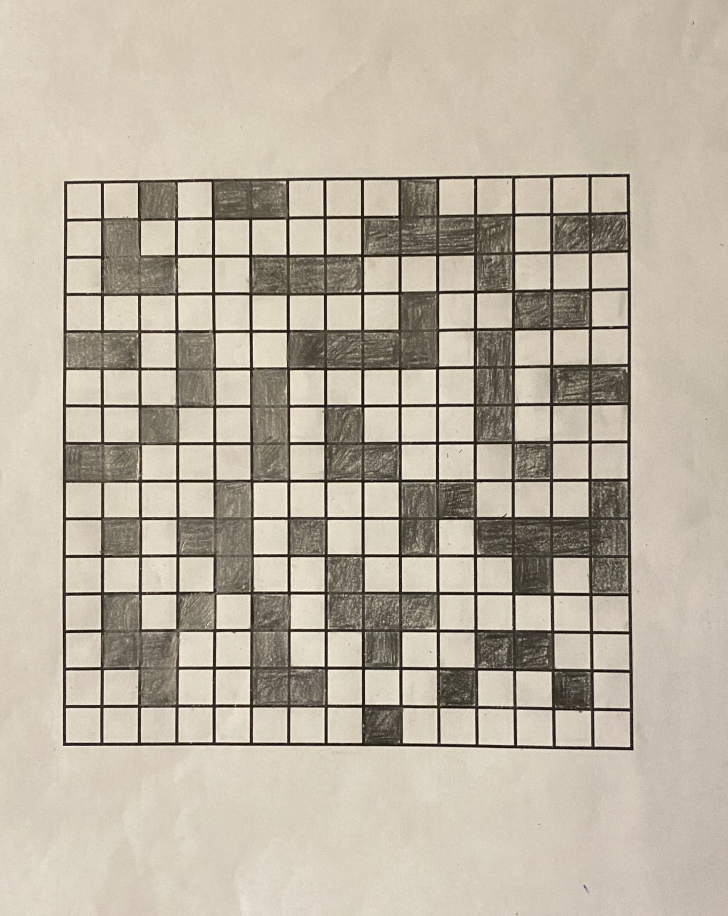
#> input picture grid.JPG, 2183 x 2747 px (shown at 1/3 size)
$ python main.py
#> lines starting #> are read from the running program, lines starting #| are printed output that depends on the picture; after the words box and inside, x2 and y2 are one past the last pixel; in counts of white or black regions, pixels touching at a corner belong together
### utils.py

def breadthFirstSearch(matrix, start, end):
    startRowIdx = start[0]
    startColIdx = start[1]
    endRowIdx = end[0]
    endColIdx = end[1]
    #[wall==1, row, col, visited==1, prev_row, prev_col]
    board = [[[matrix[row][col], row, col, 0, -1, -1] for col in range(0, len(matrix[0]))] for row in range(0, len(matrix))]
    start_node = board[startRowIdx][startColIdx]
    start_node[3] = 1
    queue = [start_node]
    success = False
    end_node = None
    while len(queue) > 0:
        node = queue[0]
        queue.pop(0)
        if endRowIdx == node[1] and endColIdx == node[2]:
            success = True
            end_node = node
            break

        if (node[2]-1) >= 0 and board[node[1]][node[2]-1][0] != 1 and board[node[1]][node[2]-1][3] != 1:
            next_node = board[node[1]][node[2]-1]
            next_node[4] = node[1]
            next_node[5] = node[2]
            next_node[3] = 1
            queue.append(next_node)
        if (node[2] + 1) < len(board[0]) and board[node[1]][node[2] + 1][0] != 1 and board[node[1]][node[2]+1][3] != 1:
            next_node = board[node[1]][node[2]+1]
            next_node[4] = node[1]
            next_node[5] = node[2]
            next_node[3] = 1
            queue.append(next_node)
        if (node[1] - 1) >= 0 and board[node[1]-1][node[2]][0] != 1 and board[node[1]-1][node[2]][3] != 1:
            next_node = board[node[1]-1][node[2]]
            next_node[4] = node[1]
            next_node[5] = node[2]
            next_node[3] = 1
            queue.append(next_node)
        if (node[1] + 1) < len(board[0]) and board[node[1]+1][node[2]][0] != 1 and board[node[1]+1][node[2]][3] != 1:
            next_node = board[node[1]+1][node[2]]
            next_node[4] = node[1]
            next_node[5] = node[2]
            next_node[3] = 1
            queue.append(next_node)
    if success:
        return create_path(board, end_node)
    return None


def create_path(board, node):
    # [wall==1, row, col, visited==1, prev_row, prev_col]
    # [[row,col]...]
    path_array = []
    while node[4] != -1:
        path_array.insert(0, [node[1], node[2]])
        node = board[node[4]][node[5]]
    path_array.insert(0, [node[1], node[2]])
    return path_array

### main.py
import cv2
import numpy as np
from utils import breadthFirstSearch


def get_shortest_path(matrix_rows=15, matrix_columns=15, start_row=0, start_col=0, end_row=14, end_col=14, file='grid.JPG'):
#> called with matrix_rows = 15, matrix_columns = 15, start_row = 14, start_col = 0, end_row = 0, end_col = 14, file = 'grid.JPG'
    img_height = matrix_rows*50
    img_width = matrix_columns*50
    img = cv2.imread(file, cv2.IMREAD_COLOR)
#> img is the input picture: shape (2747, 2183, 3); mean B, G, R 161.9, 177.9, 187.2
    img = cv2.resize(img, (img_width, img_height))
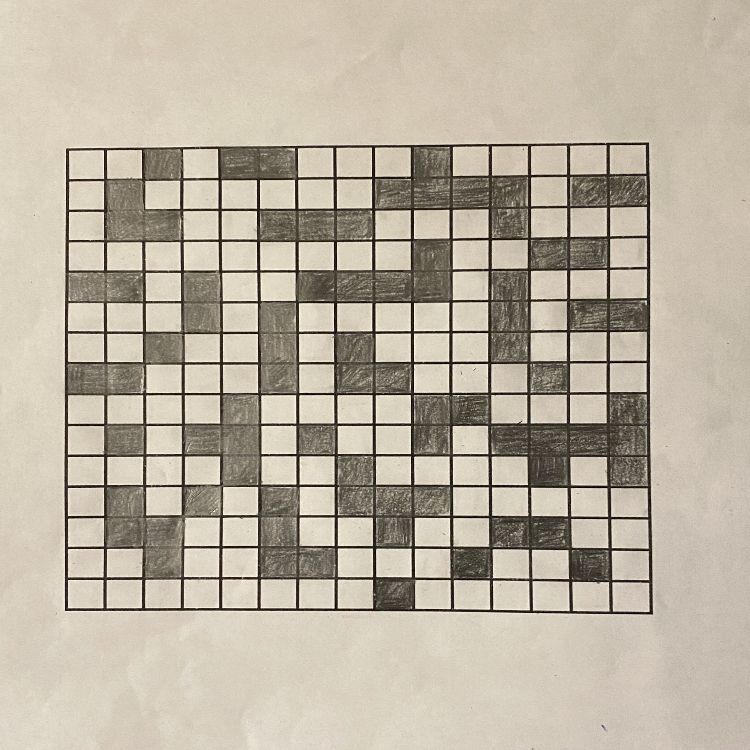
#> img: shape (750, 750, 3); mean B, G, R 161.8, 177.8, 187
    cv2.imshow('original', img)

    # Convert to binary image (Black/White)
    img_grey = cv2.cvtColor(img, cv2.COLOR_BGR2GRAY)
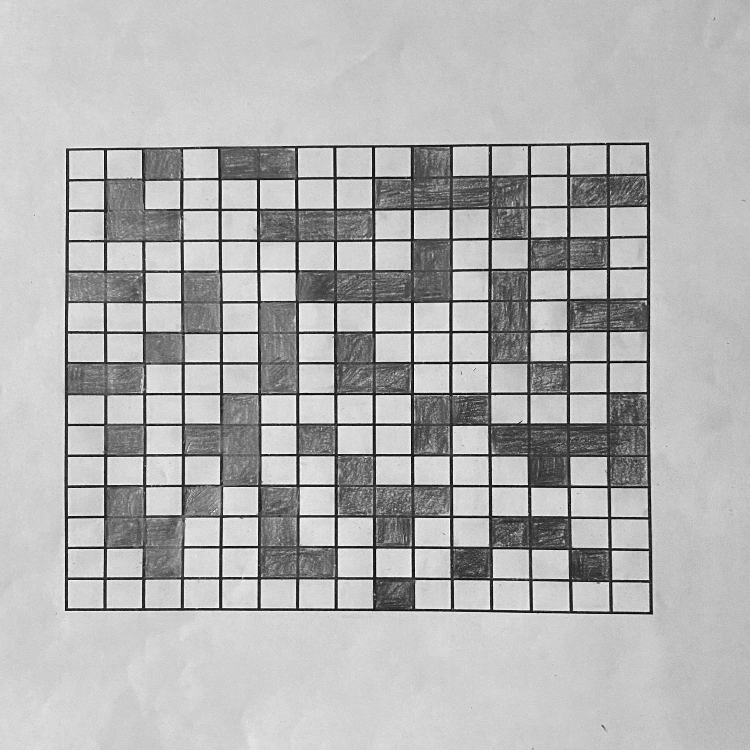
#> img_grey: shape (750, 750); min 3, max 252, mean 178.7
    img_thresh = cv2.adaptiveThreshold(img_grey, 255, cv2.ADAPTIVE_THRESH_GAUSSIAN_C, cv2.THRESH_BINARY_INV, 11, 2)
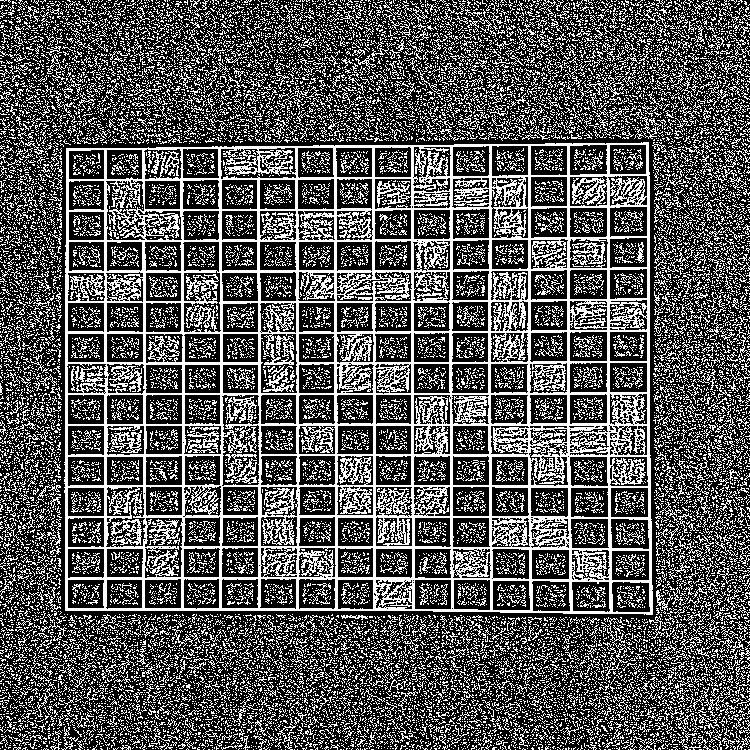
#> img_thresh: shape (750, 750); 33.6% white in thin lines or dots

    contours, hierarchy = cv2.findContours(img_thresh, cv2.RETR_EXTERNAL, cv2.CHAIN_APPROX_SIMPLE)
#> contours = 14682 contours, 14615 with area under 20; largest, box (x1, y1, x2, y2) and area: (64, 142, 653, 615) 271982, (601, 617, 628, 679) 77, (703, 686, 734, 718) 76, (355, 42, 396, 75) 66, (656, 590, 673, 611) 57

    biggest = np.array([])
    max_area = 0
    for i in contours:
        area = cv2.contourArea(i)
        if area > 50:
            peri = cv2.arcLength(i, True)
            approx = cv2.approxPolyDP(i, 0.02 * peri, True)
            if area > max_area and len(approx) == 4:
                biggest = approx
                max_area = area
#> this loop made 14682 passes
#> (area, peri) on pass 2555: (76.5, 280.6)
#> after the loop, biggest = [[648, 142], [66, 148], [65, 610], [652, 614]]; max_area = 271981.5

    def reorder(my_points):
        my_points = my_points.reshape((4, 2))
#> my_points = [[648, 142], [66, 148], [65, 610], [652, 614]]
        my_points_new = np.zeros((4, 1, 2), dtype=np.int32)
        add = my_points.sum(1)
#> add = [790, 214, 675, 1266]
        my_points_new[0] = my_points[np.argmin(add)]
        my_points_new[3] = my_points[np.argmax(add)]
        diff = np.diff(my_points, axis=1)
#> diff = [-506, 82, 545, -38]
        print(diff)
#| [[-506]
#|  [  82]
#|  [ 545]
#|  [ -38]]
        print(my_points)
#| [[648 142]
#|  [ 66 148]
#|  [ 65 610]
#|  [652 614]]
        my_points_new[1] = my_points[np.argmin(diff)]
        my_points_new[2] = my_points[np.argmax(diff)]
        return my_points_new

    biggest = reorder(biggest)
#> biggest = [[66, 148], [648, 142], [65, 610], [652, 614]]

    # cv2.drawContours(img, contours, -1, (0, 0, 255), 3)
    # cv2.drawContours(img, biggest, -1, (0, 255, 0), 20)

    points_initial = np.float32(biggest)
#> points_initial = [[66, 148], [648, 142], [65, 610], [652, 614]]
    point_end = np.float32([[0, 0], [img_width, 0], [0, img_height], [img_width, img_height]])

    transfer_matrix = cv2.getPerspectiveTransform(points_initial, point_end)
#> transfer_matrix = [[1.32, 0.00286, -87.76], [0.017, 1.65, -244.7], [3.74e-05, 1.85e-05, 1]]
    img = cv2.warpPerspective(img, transfer_matrix, (img_width, img_height))
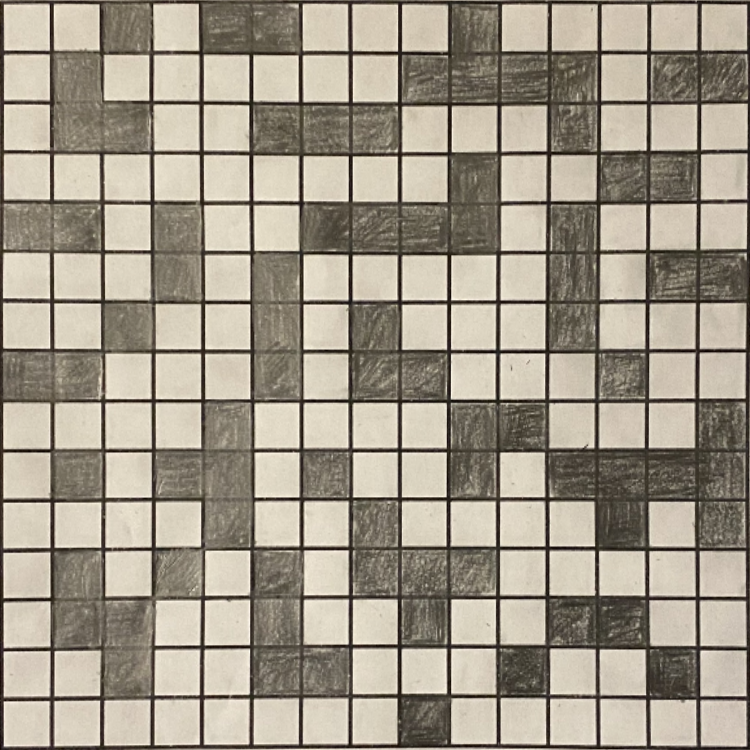
#> img: shape (750, 750, 3); mean B, G, R 138.6, 153.8, 162.2

    grey = cv2.cvtColor(img, cv2.COLOR_BGR2GRAY)
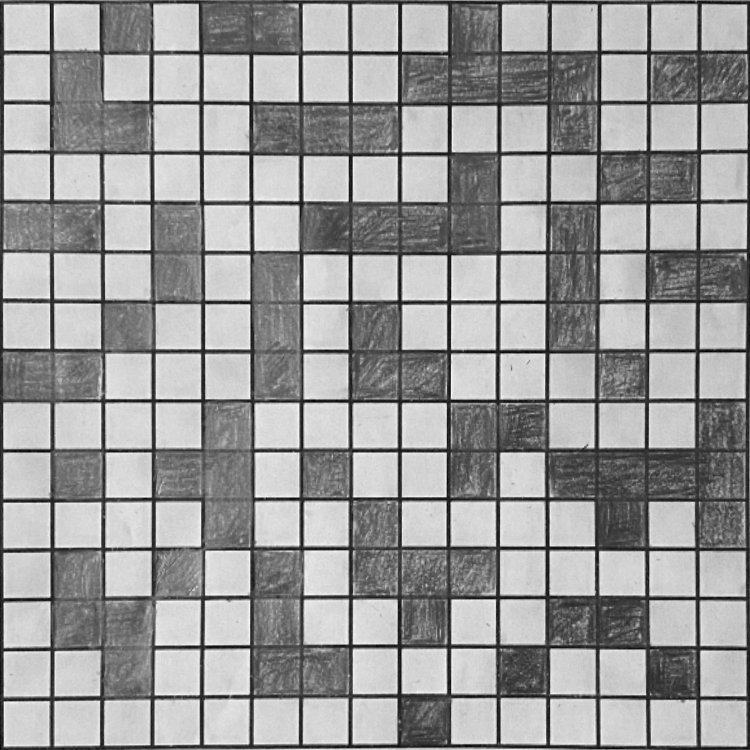
#> grey: shape (750, 750); min 4, max 252, mean 154.5

    cells = []
    mean_value_cells = []
    img_rows = np.vsplit(grey, matrix_rows)
#> img_rows = 15 items
    img_color_rows = np.vsplit(img, matrix_rows)
#> img_color_rows = 15 items
    for rowNum in range(len(img_rows)):
        row_cols = np.hsplit(img_rows[rowNum], matrix_columns)
        img_color_rows_cols = np.hsplit(img_color_rows[rowNum], matrix_columns)
        for colNum in range(len(row_cols)):
            cells.append(img_color_rows_cols[colNum])
            mean_value_cell = np.mean(row_cols[colNum])
            mean_value = 0 if mean_value_cell >= 127 else 1
            mean_value_cells.append(mean_value)
#> this loop made 15 passes
#> after the loop, cells = 225 items; mean_value_cells = 225 values, max 1 at index 2, min 0 at index 0, mean 0.347

    matrix_to_solve = []
    split_image = []
    for i in range (matrix_rows-1, -1, -1):
        matrix_row_to_solve = []
        split_image_row = []
        for j in range (0, matrix_columns):
            matrix_row_to_solve.append(mean_value_cells[i*matrix_rows+j])
            split_image_row.append(cells[i*matrix_rows+j])
        matrix_to_solve.append(matrix_row_to_solve)
        split_image.append(split_image_row)
#> after the loop, matrix_to_solve = 15 items; split_image = 15 items

    shortest_path = breadthFirstSearch(matrix_to_solve, [start_row, start_col], [end_row, end_col])
#> in breadthFirstSearch, `start_node = board[startRowIdx][startColIdx]`: start_node = [0, 14, 0, 0, -1, -1]
#> in breadthFirstSearch, `queue = [start_node]`: queue = [[0, 14, 0, 1, -1, -1]]
#> the loop in breadthFirstSearch, `while len(queue) > 0:` made 145 passes
#> node on passes 1, 3, 4, 5, 6, 7, 8, 9, 10, 11, 12, 13: [0, 14, 0, 1, -1, -1], [0, 13, 0, 1, 14, 0], [0, 12, 0, 1, 13, 0], [0, 11, 0, 1, 12, 0], [0, 11, 1, 1, 11, 0], [0, 11, 2, 1, 11, 1], [0, 11, 3, 1, 11, 2], [0, 10, 2, 1, 11, 2], [0, 11, 4, 1, 11, 3], [0, 12, 3, 1, 11, 3], [0, 9, 2, 1, 10, 2], [0, 11, 5, 1, 11, 4]
#> after the loop in breadthFirstSearch, `while len(queue) > 0:`: queue = [[0, 14, 10, 1, 14, 11], [0, 14, 14, 1, 14, 13]]
#> the loop in create_path, `while node[4] != -1:` made 38 passes
#> node on passes 1 to 12: [0, 1, 14, 1, 2, 14], [0, 2, 14, 1, 3, 14], [0, 3, 14, 1, 3, 13], [0, 3, 13, 1, 3, 12], [0, 3, 12, 1, 3, 11], [0, 3, 11, 1, 4, 11], [0, 4, 11, 1, 4, 10], [0, 4, 10, 1, 4, 9], [0, 4, 9, 1, 4, 8], [0, 4, 8, 1, 5, 8], [0, 5, 8, 1, 6, 8], [0, 6, 8, 1, 6, 7]
#> after the loop in create_path, `while node[4] != -1:`: path_array = 38 pairs, first value 0 to 13, second value 0 to 14
#> shortest_path = 39 pairs, first value 0 to 14, second value 0 to 14
    if shortest_path is not None:
        for idx in range(len(shortest_path)):
            cords = shortest_path[idx]
            if idx == 0:
                split_image[cords[0]][cords[1]][:] = (0, 255, 0)
            elif idx == len(shortest_path)-1:
                split_image[cords[0]][cords[1]][:] = (0, 0, 255)
            else:
                split_image[cords[0]][cords[1]][:] = (255, 255, 0)
#> this loop made 39 passes
#> cords on passes 1 to 12: [14, 0], [13, 0], [12, 0], [11, 0], [11, 1], [11, 2], [11, 3], [11, 4], [11, 5], [11, 6], [11, 7], [11, 8]
    else:
        print('Shortest path is unable to be calculated')

    cv2.startWindowThread()
    cv2.imshow('Shortest Path', img)
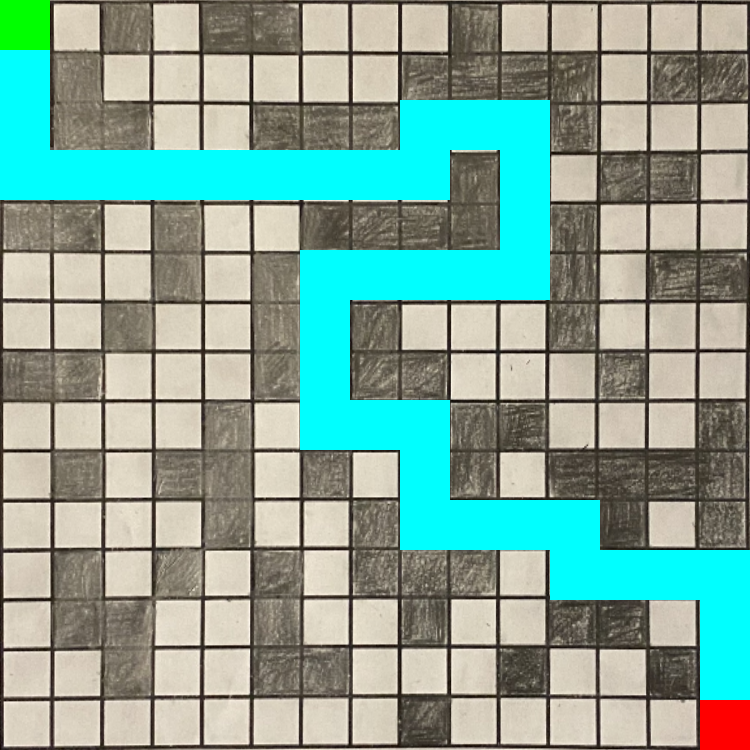
#> window 'Shortest Path': shape (750, 750, 3); mean B, G, R 151.9, 165.4, 130.3
    cv2.waitKey(10)
    cv2.waitKey(0)
    cv2.destroyAllWindows()


get_shortest_path(15, 15, 14, 0, 0, 14, 'grid.JPG')
